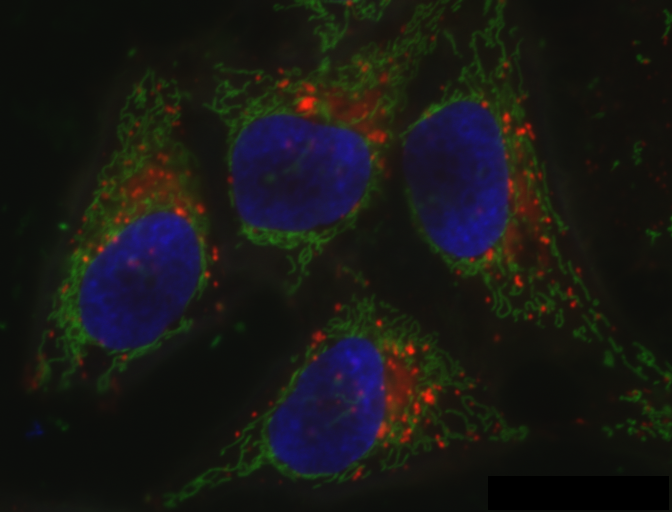
#> input picture docs/data/hela-cells.tif, 672 x 512 px, given in place of Haase_MRT_tfl3d1.tif, which was not available
$ jupyter execute --allow-errors test_rectangular_images.ipynb   (text cells are left out)
#> lines starting #> are read from the running program, lines starting #| are printed output that depends on the picture; after the words box and inside, x2 and y2 are one past the last pixel; in counts of white or black regions, pixels touching at a corner belong together; pictures that were not available may be replaced by others from this repository, and a replacement may not be noted
[cell 1]
import stackview
from skimage.io import imread, imshow
from skimage.filters import gaussian, threshold_otsu, sobel
from skimage.measure import label

[cell 2]
image = imread('data/Haase_MRT_tfl3d1.tif')[:,80:120,:80]
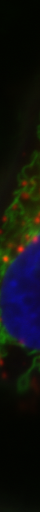
#> image: shape (512, 40, 3) uint16; mean R, G, B 371.8, 397.1, 401.1; drawn with min black and max white

[cell 3]
stackview.insight(image)
#> (this line was passed over: stackview is not available in this run)

[cell 4]
image.shape
#> Out = (512, 40, 3)

[cell 5]
stackview.slice(image)
#> (this line was passed over: stackview is not available in this run)

#> (a cell that did not finish here is left out)

[cell 7]
stackview.slice(image[60])
#> (this line was passed over: stackview is not available in this run)

[cell 8]
stackview.curtain(image[60], gaussian(image[60], sigma=5))
#> (this line was passed over: stackview is not available in this run)

[cell 9]
stackview.curtain(image, gaussian(image, sigma=5))
#> (this line was passed over: stackview is not available in this run)

[cell 10]
slice_image = imread('data/blobs.tif')
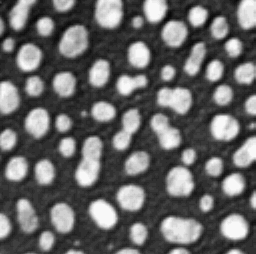
#> input picture docs/data/blobs.tif, 256 x 254 px
#> slice_image is the input picture: shape (254, 256); min 8, max 248, mean 103.3

from skimage.filters import threshold_otsu
binary = (slice_image > threshold_otsu(slice_image))
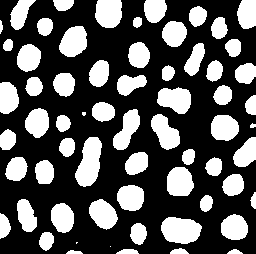
#> binary: shape (254, 256) bool; 34.2% white; 64 white regions (3 under 20 px), largest, box (x1, y1, x2, y2) and area: (75, 137, 102, 187) 902, (161, 217, 202, 244) 858, (157, 87, 191, 114) 676

[cell 11]
stackview.curtain(slice_image, binary, continuous_update=True)
#> (this line was passed over: stackview is not available in this run)
